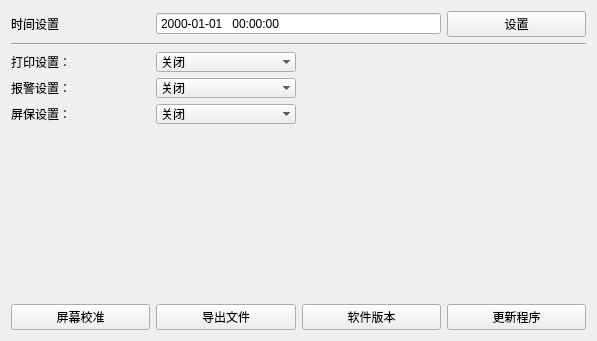
<?xml version="1.0" encoding="UTF-8"?>
<ui version="4.0">
 <class>SystemWindow</class>
 <widget class="QWidget" name="SystemWindow">
  <property name="geometry">
   <rect>
    <x>0</x>
    <y>0</y>
    <width>597</width>
    <height>341</height>
   </rect>
  </property>
  <property name="windowTitle">
   <string>Form</string>
  </property>
  <layout class="QGridLayout" name="gridLayout">
   <item row="0" column="0">
    <widget class="QLabel" name="label_21">
     <property name="styleSheet">
      <string notr="true"/>
     </property>
     <property name="text">
      <string>时间设置</string>
     </property>
    </widget>
   </item>
   <item row="0" column="1" colspan="2">
    <widget class="QDateTimeEdit" name="DateTimeEdit">
     <property name="buttonSymbols">
      <enum>QAbstractSpinBox::NoButtons</enum>
     </property>
     <property name="currentSection">
      <enum>QDateTimeEdit::YearSection</enum>
     </property>
     <property name="displayFormat">
      <string>yyyy-MM-dd   hh:mm:ss</string>
     </property>
    </widget>
   </item>
   <item row="0" column="3">
    <widget class="QPushButton" name="SetTime">
     <property name="text">
      <string>设置</string>
     </property>
    </widget>
   </item>
   <item row="1" column="0" colspan="4">
    <widget class="Line" name="line">
     <property name="orientation">
      <enum>Qt::Horizontal</enum>
     </property>
    </widget>
   </item>
   <item row="2" column="0">
    <widget class="QLabel" name="label_52">
     <property name="text">
      <string>打印设置：</string>
     </property>
    </widget>
   </item>
   <item row="2" column="1">
    <widget class="QComboBox" name="printset">
     <property name="editable">
      <bool>false</bool>
     </property>
     <property name="frame">
      <bool>false</bool>
     </property>
     <item>
      <property name="text">
       <string>关闭</string>
      </property>
     </item>
     <item>
      <property name="text">
       <string>实时打印</string>
      </property>
     </item>
    </widget>
   </item>
   <item row="3" column="0">
    <widget class="QLabel" name="label_50">
     <property name="text">
      <string>报警设置：</string>
     </property>
    </widget>
   </item>
   <item row="3" column="1">
    <widget class="QComboBox" name="WarningEnable">
     <property name="editable">
      <bool>false</bool>
     </property>
     <property name="frame">
      <bool>false</bool>
     </property>
     <item>
      <property name="text">
       <string>关闭</string>
      </property>
     </item>
     <item>
      <property name="text">
       <string>开启</string>
      </property>
     </item>
    </widget>
   </item>
   <item row="4" column="0">
    <widget class="QLabel" name="label">
     <property name="text">
      <string>屏保设置：</string>
     </property>
    </widget>
   </item>
   <item row="4" column="1">
    <widget class="QComboBox" name="ScreenSave">
     <property name="editable">
      <bool>false</bool>
     </property>
     <property name="frame">
      <bool>false</bool>
     </property>
     <item>
      <property name="text">
       <string>关闭</string>
      </property>
     </item>
     <item>
      <property name="text">
       <string>5分钟</string>
      </property>
     </item>
     <item>
      <property name="text">
       <string>10分钟</string>
      </property>
     </item>
     <item>
      <property name="text">
       <string>30分钟</string>
      </property>
     </item>
     <item>
      <property name="text">
       <string>60 分钟</string>
      </property>
     </item>
     <item>
      <property name="text">
       <string>120分钟</string>
      </property>
     </item>
    </widget>
   </item>
   <item row="5" column="0" colspan="4">
    <spacer name="verticalSpacer">
     <property name="orientation">
      <enum>Qt::Vertical</enum>
     </property>
     <property name="sizeHint" stdset="0">
      <size>
       <width>518</width>
       <height>108</height>
      </size>
     </property>
    </spacer>
   </item>
   <item row="6" column="0">
    <widget class="QPushButton" name="ScreenCalibration">
     <property name="sizePolicy">
      <sizepolicy hsizetype="Preferred" vsizetype="Fixed">
       <horstretch>0</horstretch>
       <verstretch>0</verstretch>
      </sizepolicy>
     </property>
     <property name="text">
      <string>屏幕校准</string>
     </property>
    </widget>
   </item>
   <item row="6" column="1">
    <widget class="QPushButton" name="pushButton">
     <property name="sizePolicy">
      <sizepolicy hsizetype="Preferred" vsizetype="Fixed">
       <horstretch>0</horstretch>
       <verstretch>0</verstretch>
      </sizepolicy>
     </property>
     <property name="text">
      <string>导出文件</string>
     </property>
    </widget>
   </item>
   <item row="6" column="2">
    <widget class="QPushButton" name="softVersion">
     <property name="text">
      <string>软件版本</string>
     </property>
    </widget>
   </item>
   <item row="6" column="3">
    <widget class="QPushButton" name="UpdateProgram">
     <property name="sizePolicy">
      <sizepolicy hsizetype="Preferred" vsizetype="Fixed">
       <horstretch>0</horstretch>
       <verstretch>0</verstretch>
      </sizepolicy>
     </property>
     <property name="text">
      <string>更新程序</string>
     </property>
    </widget>
   </item>
  </layout>
 </widget>
 <resources/>
 <connections/>
</ui>
